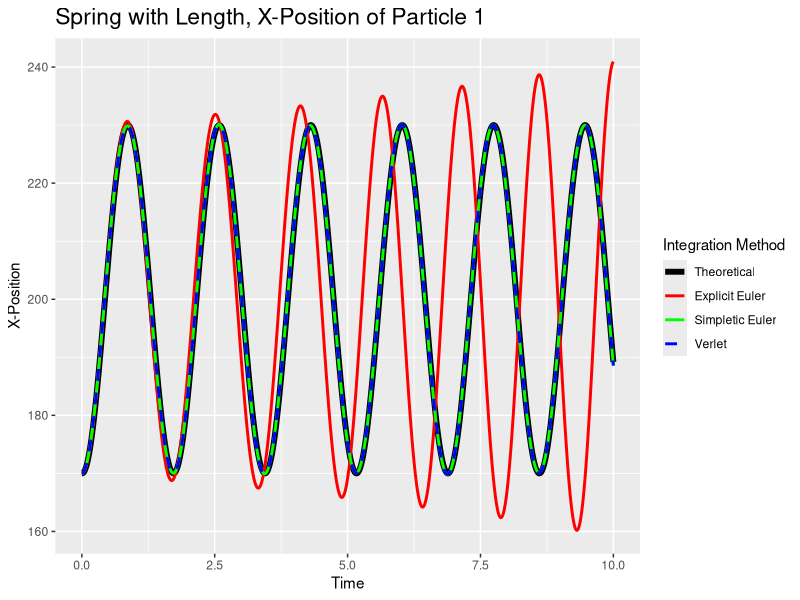
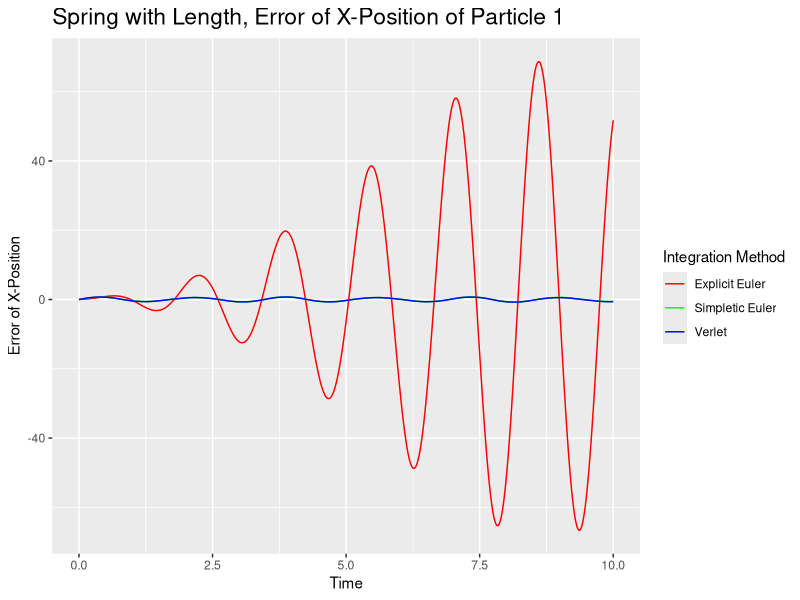
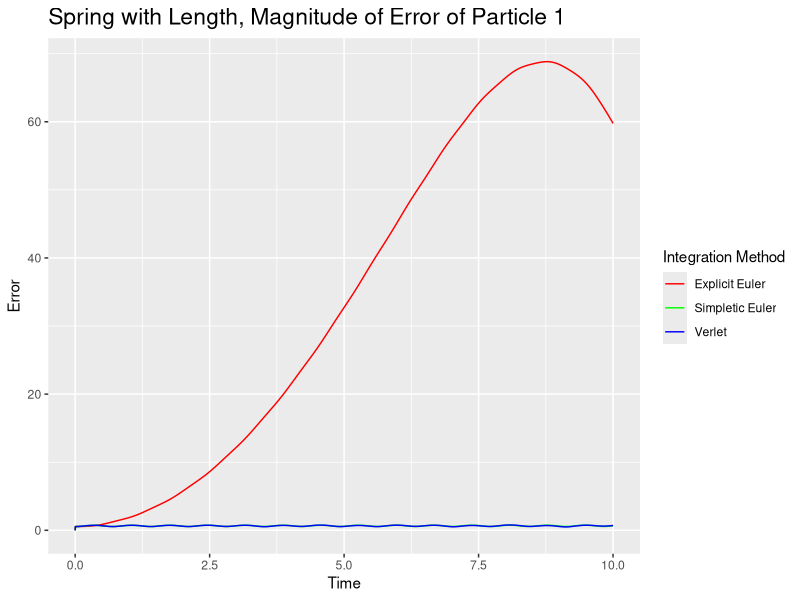
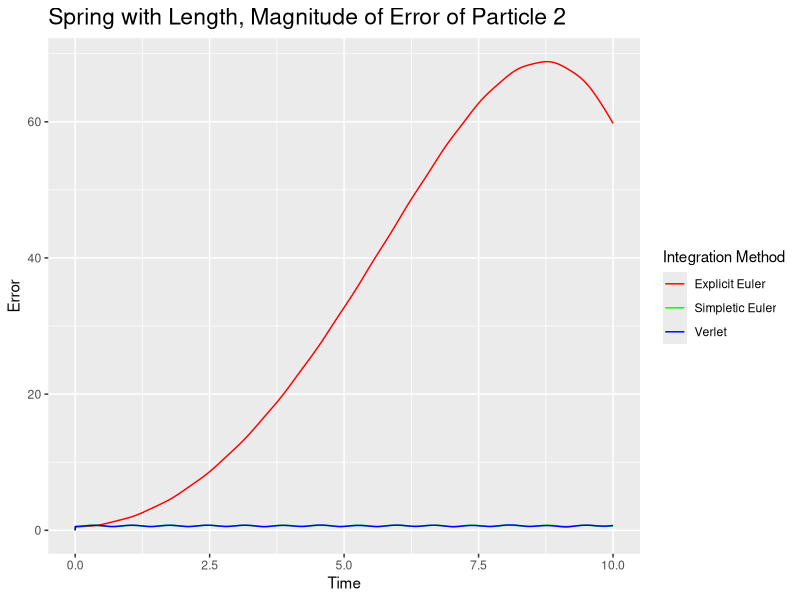
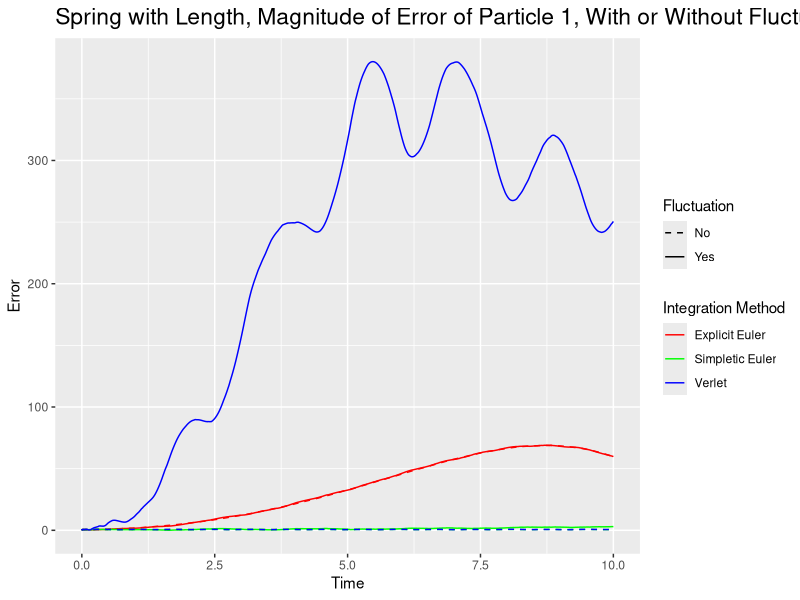
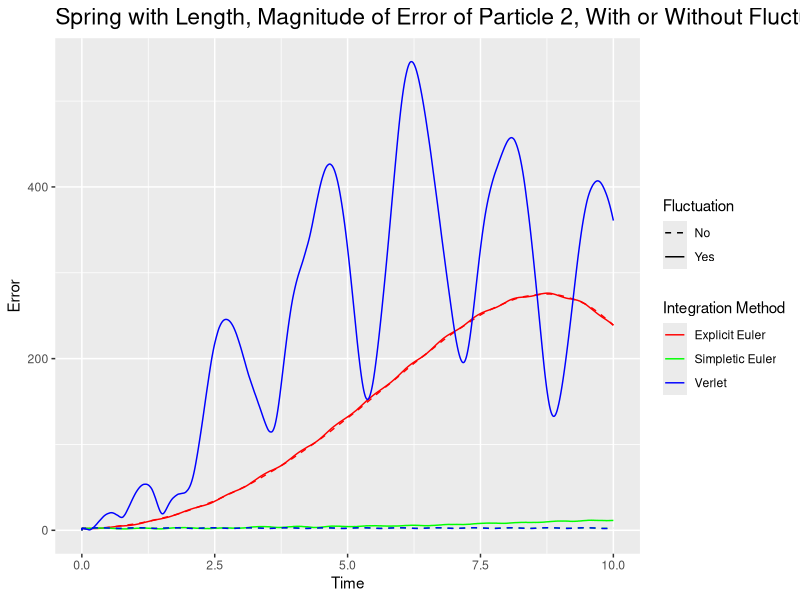
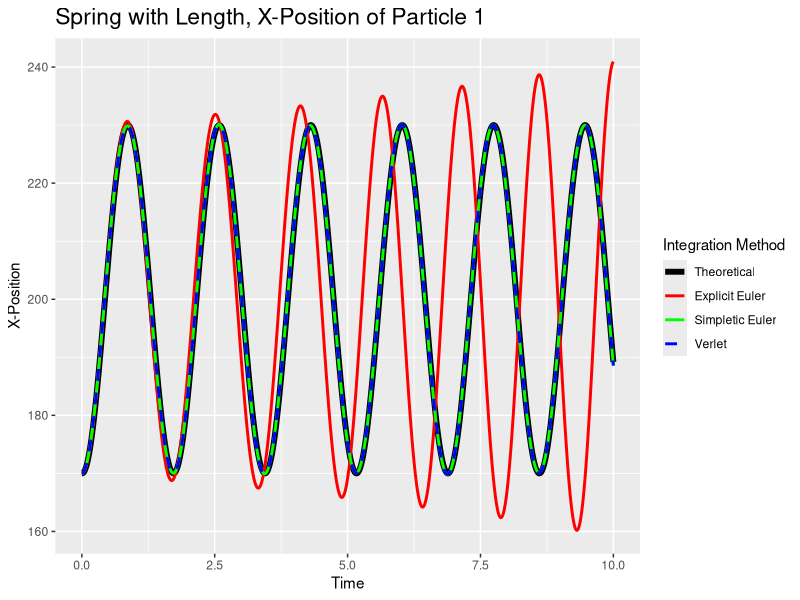
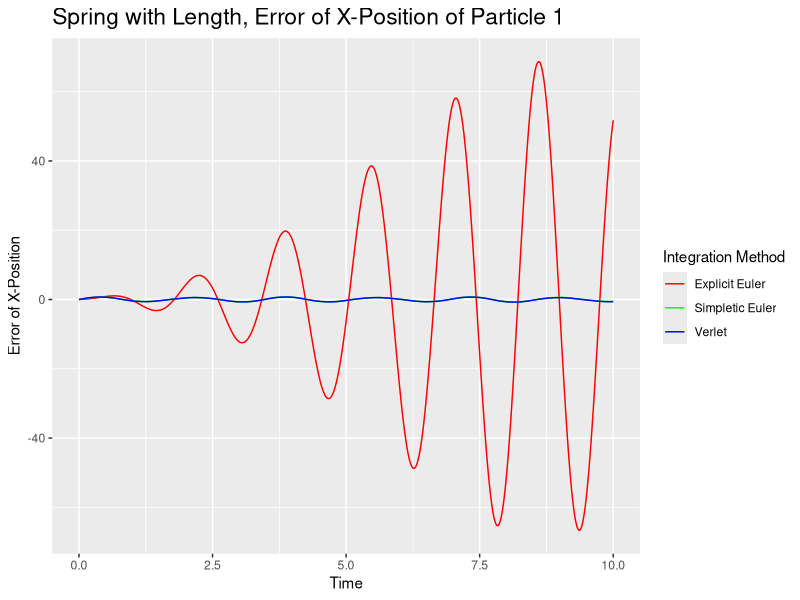

The R source for these figures, in order:
library(ggplot2)
library(tidyverse)

### No Fluctuation

## xpos1
xpos1 <- read.csv("no_fluctuation/x1_pos.csv")
head(xpos1)

# Simple plotting
# Preparing data
tidy.x1 <- xpos1 %>%
  select(Time, Actual, Explicit.Euler, Simpletic.Euler, Verlet) %>%
  gather(key = "integration_method", value = "x1", -Time)
head(tidy.x1)

# Plotting graph
ggplot(tidy.x1, aes(x = Time, y = x1)) +
  geom_line(aes(color = integration_method,
                size = integration_method,
                linetype = integration_method)) +
  scale_color_manual(values = c("black",
                                "red",
                                "green",
                                "blue"),
                     limits = c("Actual",
                                "Explicit.Euler",
                                "Simpletic.Euler",
                                "Verlet"),
                     labels = c("Theoretical",
                                "Explicit Euler",
                                "Simpletic Euler",
                                "Verlet")) +
  scale_size_manual(values = c(2, 1, 1, 1, 1),
                    limits = c("Actual",
                               "Explicit.Euler",
                               "Simpletic.Euler",
                               "Verlet"),
                    labels = c("Theoretical",
                               "Explicit Euler",
                               "Simpletic Euler",
                               "Verlet")) +
  scale_linetype_manual(values = c("solid",
                                   "solid",
                                   "solid",
                                   "dashed"),
                        limits = c("Actual",
                                   "Explicit.Euler",
                                   "Simpletic.Euler",
                                   "Verlet"),
                        labels = c("Theoretical",
                                   "Explicit Euler",
                                   "Simpletic Euler",
                                   "Verlet")) +
  ggtitle("Spring with Length, X-Position of Particle 1") +
  labs(x = "Time",
       y = "X-Position",
       color = "Integration Method",
       size = "Integration Method",
       linetype = "Integration Method") +
  theme(plot.title = element_text(size = rel(1.5)))

# Saving as PDF
ggsave("x1_plot.pdf", width = 24, height = 18, units = "cm")

# Plotting error
# Preparing data
x1.error <- data.frame(xpos1$Time)
names(x1.error) <- "Time"
x1.error$Explicit.Euler <- xpos1$Explicit.Euler - xpos1$Actual
x1.error$Simpletic.Euler <- xpos1$Simpletic.Euler - xpos1$Actual
x1.error$Verlet <- xpos1$Verlet - xpos1$Actual
head(x1.error)

tidy.x1.error <- x1.error %>%
  select(Time, Explicit.Euler, Simpletic.Euler, Verlet) %>%
  gather(key = "integration_method", value = "x1", -Time)
head(tidy.x1.error)

# Plotting graph
ggplot(tidy.x1.error, aes(x = Time, y = x1)) +
  geom_line(aes(color = integration_method)) +
  scale_color_manual(values = c("red",
                                "green",
                                "blue"),
                     limits = c("Explicit.Euler",
                                "Simpletic.Euler",
                                "Verlet"),
                     labels = c("Explicit Euler",
                                "Simpletic Euler",
                                "Verlet")) +
  ggtitle("Spring with Length, Error of X-Position of Particle 1") +
  labs(x = "Time",
       y = "Error of X-Position",
       color = "Integration Method") +
  theme(plot.title = element_text(size = rel(1.5)))

# Saving as PDF
ggsave("x1_error_plot.pdf", width = 24, height = 18, units = "cm")

## Error magnitude for particle 1
ypos1 <- read.csv("no_fluctuation/y1_pos.csv")
head(ypos1)
y1.error <- data.frame(ypos1$Time)
names(y1.error) <- "Time"
y1.error$Explicit.Euler <- ypos1$Explicit.Euler - ypos1$Actual
y1.error$Simpletic.Euler <- ypos1$Simpletic.Euler - ypos1$Actual
y1.error$Verlet <- ypos1$Verlet - ypos1$Actual
head(y1.error)

error1.mag <- data.frame(x1.error$Time)
names(error1.mag) <- "Time"
error1.mag$Explicit.Euler <- sqrt(x1.error$Explicit.Euler^2 + y1.error$Explicit.Euler^2)
error1.mag$Simpletic.Euler <- sqrt(x1.error$Simpletic.Euler^2 + y1.error$Simpletic.Euler^2)
error1.mag$Verlet <- sqrt(x1.error$Verlet^2 + y1.error$Verlet^2)
head(error1.mag)

# Preparing data
tidy.error1.mag <- error1.mag %>%
  select(Time, Explicit.Euler, Simpletic.Euler, Verlet) %>%
  gather(key = "integration_method", value = "error1", -Time)
head(tidy.error1.mag)

# Plotting graph
ggplot(tidy.error1.mag, aes(x = Time, y = error1)) +
  geom_line(aes(color = integration_method)) +
  scale_color_manual(values = c("red",
                                "green",
                                "blue"),
                     limits = c("Explicit.Euler",
                                "Simpletic.Euler",
                                "Verlet"),
                     labels = c("Explicit Euler",
                                "Simpletic Euler",
                                "Verlet")) +
  ggtitle("Spring with Length, Magnitude of Error of Particle 1") +
  labs(x = "Time",
       y = "Error",
       color = "Integration Method") +
  theme(plot.title = element_text(size = rel(1.5)))

# Saving as PDF
ggsave("error1_plot.pdf", width = 24, height = 18, units = "cm")

## Error magnitude for particle 2
xpos2 <- read.csv("no_fluctuation/x2_pos.csv")
ypos2 <- read.csv("no_fluctuation/y2_pos.csv")
error2.mag <- data.frame(xpos2$Time)
names(error2.mag) <- "Time"
error2.mag$Explicit.Euler <- sqrt((xpos2$Explicit.Euler - xpos2$Actual)^2
                                  +
                                  (ypos2$Explicit.Euler - ypos2$Actual)^2)
error2.mag$Simpletic.Euler <- sqrt((xpos2$Simpletic.Euler - xpos2$Actual)^2
                                   +
                                   (ypos2$Simpletic.Euler - ypos2$Actual)^2)
error2.mag$Verlet <- sqrt((xpos2$Verlet - xpos2$Actual)^2
                          +
                          (ypos2$Verlet - ypos2$Actual)^2)
head(error2.mag)

# Preparing data
tidy.error2.mag <- error2.mag %>%
  select(Time, Explicit.Euler, Simpletic.Euler, Verlet) %>%
  gather(key = "integration_method", value = "error1", -Time)
head(tidy.error2.mag)

# Plotting graph
ggplot(tidy.error1.mag, aes(x = Time, y = error1)) +
  geom_line(aes(color = integration_method)) +
  scale_color_manual(values = c("red",
                                "green",
                                "blue"),
                     limits = c("Explicit.Euler",
                                "Simpletic.Euler",
                                "Verlet"),
                     labels = c("Explicit Euler",
                                "Simpletic Euler",
                                "Verlet")) +
  ggtitle("Spring with Length, Magnitude of Error of Particle 2") +
  labs(x = "Time",
       y = "Error",
       color = "Integration Method") +
  theme(plot.title = element_text(size = rel(1.5)))

# Saving as PDF
ggsave("error2_plot.pdf", width = 24, height = 18, units = "cm")

#####################################################

### Fluctuation

## Particle 1
fluc.xpos1 <- read.csv("fluctuation/x1_pos.csv")
fluc.ypos1 <- read.csv("fluctuation/y1_pos.csv")
fluc.error1.mag <- data.frame(fluc.xpos1$Time)
names(fluc.error1.mag) <- "Time"
fluc.error1.mag$Explicit.Euler <- sqrt((fluc.xpos1$Explicit.Euler - fluc.xpos1$Actual)^2
                                       + (fluc.ypos1$Explicit.Euler - fluc.ypos1$Actual)^2)
fluc.error1.mag$Simpletic.Euler <- sqrt((fluc.xpos1$Simpletic.Euler - fluc.xpos1$Actual)^2
                                        + (fluc.ypos1$Simpletic.Euler - fluc.ypos1$Actual)^2)
fluc.error1.mag$Verlet <- sqrt((fluc.xpos1$Verlet - fluc.xpos1$Actual)^2
                               + (fluc.ypos1$Verlet - fluc.ypos1$Actual)^2)
head(fluc.error1.mag)

# Data Preparation
error1.mag$Fluctuation <- rep(FALSE, length(error1.mag$Time))
fluc.error1.mag$Fluctuation <- rep(TRUE, length(fluc.error1.mag$Time))
all.error1.mag <- rbind(error1.mag, fluc.error1.mag)
head(all.error1.mag)

tidy.all.error1.mag <- all.error1.mag %>%
  gather(key = "integration_method", value = "error1", -Time, -Fluctuation)
head(tidy.all.error1.mag)

# Plotting graph
ggplot(tidy.all.error1.mag, aes(x = Time, y = error1)) +
  geom_line(aes(color = integration_method,
                linetype = Fluctuation)) +
  scale_color_manual(values = c("red",
                                "green",
                                "blue"),
                     limits = c("Explicit.Euler",
                                "Simpletic.Euler",
                                "Verlet"),
                     labels = c("Explicit Euler",
                                "Simpletic Euler",
                                "Verlet")) +
  scale_linetype_manual(values = c("dashed",
                                "solid"),
                     limits = c(FALSE,
                                TRUE),
                     labels = c("No",
                                "Yes")) +
  ggtitle("Spring with Length, Magnitude of Error of Particle 1, With or Without Fluctuation") +
  labs(x = "Time",
       y = "Error",
       color = "Integration Method",
       linetype = "Fluctuation") +
  theme(plot.title = element_text(size = rel(1.5)))

# Saving as PDF
ggsave("all_error1_plot.pdf", width = 24, height = 18, units = "cm")

## Particle 2
fluc.xpos2 <- read.csv("fluctuation/x2_pos.csv")
fluc.ypos2 <- read.csv("fluctuation/y2_pos.csv")
fluc.error2.mag <- data.frame(fluc.xpos2$Time)
names(fluc.error2.mag) <- "Time"
fluc.error2.mag$Explicit.Euler <- sqrt((fluc.xpos2$Explicit.Euler - fluc.xpos2$Actual)^2
                                       + (fluc.ypos2$Explicit.Euler - fluc.ypos2$Actual)^2)
fluc.error2.mag$Simpletic.Euler <- sqrt((fluc.xpos2$Simpletic.Euler - fluc.xpos2$Actual)^2
                                        + (fluc.ypos2$Simpletic.Euler - fluc.ypos2$Actual)^2)
fluc.error2.mag$Verlet <- sqrt((fluc.xpos2$Verlet - fluc.xpos2$Actual)^2
                               + (fluc.ypos2$Verlet - fluc.ypos2$Actual)^2)
head(fluc.error2.mag)

# Data Preparation
error2.mag$Fluctuation <- rep(FALSE, length(error2.mag$Time))
fluc.error2.mag$Fluctuation <- rep(TRUE, length(fluc.error2.mag$Time))
all.error2.mag <- rbind(error2.mag, fluc.error2.mag)
head(all.error2.mag)

tidy.all.error2.mag <- all.error2.mag %>%
  gather(key = "integration_method", value = "error2", -Time, -Fluctuation)
head(tidy.all.error2.mag)

# Plotting graph
ggplot(tidy.all.error2.mag, aes(x = Time, y = error2)) +
  geom_line(aes(color = integration_method,
                linetype = Fluctuation)) +
  scale_color_manual(values = c("red",
                                "green",
                                "blue"),
                     limits = c("Explicit.Euler",
                                "Simpletic.Euler",
                                "Verlet"),
                     labels = c("Explicit Euler",
                                "Simpletic Euler",
                                "Verlet")) +
  scale_linetype_manual(values = c("dashed",
                                   "solid"),
                        limits = c(FALSE,
                                   TRUE),
                        labels = c("No",
                                   "Yes")) +
  ggtitle("Spring with Length, Magnitude of Error of Particle 2, With or Without Fluctuation") +
  labs(x = "Time",
       y = "Error",
       color = "Integration Method",
       linetype = "Fluctuation") +
  theme(plot.title = element_text(size = rel(1.5)))

# Saving as PDF
ggsave("all_error2_plot.pdf", width = 24, height = 18, units = "cm")









